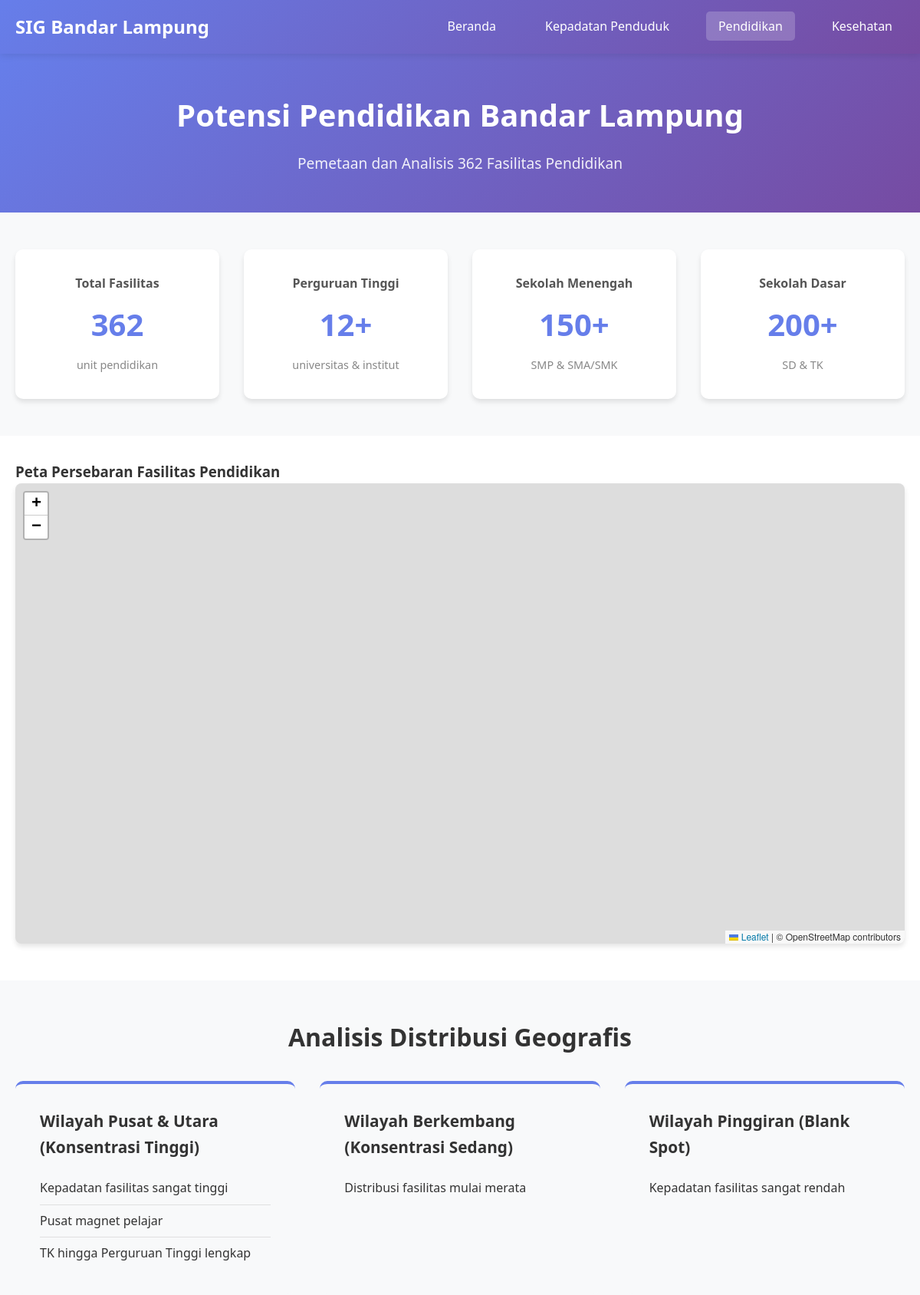
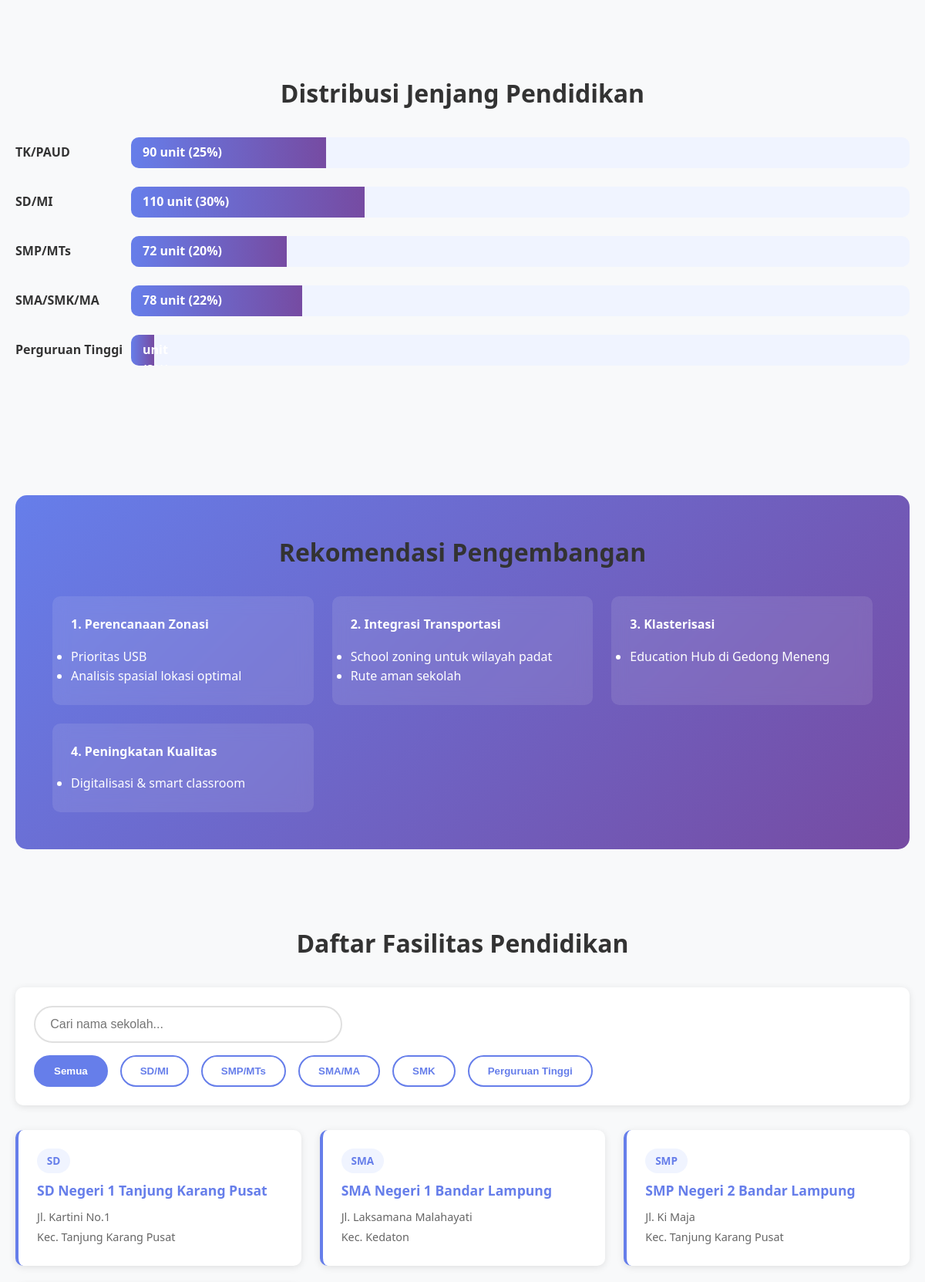
The app's page /pages/pendidikan.php (upper part) with its own data (2 pictures, top to bottom).
### tables this page shows
CREATE TABLE IF NOT EXISTS fasilitas (
    id INT PRIMARY KEY AUTO_INCREMENT,
    nama VARCHAR(200) NOT NULL,
    tipe ENUM('pendidikan','kesehatan','ibadah') NOT NULL,
    kategori VARCHAR(100),
    alamat TEXT,
    kecamatan_id INT,
    latitude DECIMAL(10,8),
    longitude DECIMAL(11,8),
    telepon VARCHAR(20),
    keterangan TEXT,
    geojson TEXT,
    created_at TIMESTAMP DEFAULT CURRENT_TIMESTAMP,
    FOREIGN KEY (kecamatan_id) REFERENCES kecamatan(id) ON DELETE SET NULL,
    INDEX idx_tipe (tipe),
    INDEX idx_kecamatan (kecamatan_id)
);

CREATE TABLE IF NOT EXISTS kecamatan (
    id INT PRIMARY KEY AUTO_INCREMENT,
    nama VARCHAR(100) NOT NULL,
    luas_km2 DECIMAL(10,2),
    jumlah_penduduk INT,
    kepadatan DECIMAL(10,2),
    laki_laki INT,
    perempuan INT,
    rasio_jk DECIMAL(5,2),
    islam INT,
    kristen INT,
    katolik INT,
    hindu INT,
    buddha INT,
    geojson TEXT,
    created_at TIMESTAMP DEFAULT CURRENT_TIMESTAMP,
    updated_at TIMESTAMP DEFAULT CURRENT_TIMESTAMP ON UPDATE CURRENT_TIMESTAMP
);

### config/database.php (called while the page is built, shortened)
<?php
$conn = new mysqli(DB_HOST, DB_USER, DB_PASS, DB_NAME);
$conn->set_charset("utf8mb4");
function query($sql) {
    global $conn;
    $result = $conn->query($sql);
    return $result;
}
function fetchAll($sql) {
    $result = query($sql);
    $data = [];
    while ($row = $result->fetch_assoc()) {
        $data[] = $row;
    }
    return $data;
}
?>

### pages/pendidikan.php (the view, shortened to what this page needs)
<?php
require_once '../config/database.php';
$sql = "SELECT f.*, k.nama as kecamatan_nama
        FROM fasilitas f
        LEFT JOIN kecamatan k ON f.kecamatan_id = k.id
        WHERE f.tipe = 'pendidikan'
        ORDER BY f.nama";
$pendidikan_data = fetchAll($sql);
?>
<!DOCTYPE html>
<html lang="id">
<head>
    <link rel="stylesheet" href="https://unpkg.com/leaflet@1.9.4/dist/leaflet.css" />
    <link rel="stylesheet" href="https://unpkg.com/leaflet.markercluster@1.5.3/dist/MarkerCluster.css" />
    <link rel="stylesheet" href="https://unpkg.com/leaflet.markercluster@1.5.3/dist/MarkerCluster.Default.css" />
    <link rel="stylesheet" href="../assets/css/style.css">
</head>
<body>
<header>
    <nav class="navbar">
        <div class="container">
            <div class="logo">
                <h1>SIG Bandar Lampung</h1>
            </div>
            <ul class="nav-menu">
                <li><a href="../index.php">Beranda</a></li>
                <li><a href="kepadatan.php">Kepadatan Penduduk</a></li>
                <li><a href="pendidikan.php" class="active">Pendidikan</a></li>
                <li><a href="kesehatan.php">Kesehatan</a></li>
            </ul>
        </div>
    </nav>
</header>
<main>
<section class="hero">
    <div class="container">
        <h2>Potensi Pendidikan Bandar Lampung</h2>
        <p>Pemetaan dan Analisis 362 Fasilitas Pendidikan</p>
    </div>
</section>
<section class="statistics">
    <div class="container">
        <div class="stats-grid">
            <div class="stat-card">
                <h4>Total Fasilitas</h4>
                <p class="stat-number">362</p>
                <span>unit pendidikan</span>
            </div>
            <div class="stat-card">
                <h4>Perguruan Tinggi</h4>
                <p class="stat-number">12+</p>
                <span>universitas & institut</span>
            </div>
            <div class="stat-card">
                <h4>Sekolah Menengah</h4>
                <p class="stat-number">150+</p>
                <span>SMP & SMA/SMK</span>
            </div>
            <div class="stat-card">
                <h4>Sekolah Dasar</h4>
                <p class="stat-number">200+</p>
                <span>SD & TK</span>
            </div>
        </div>
    </div>
</section>
<section class="map-section">
    <div class="container">
        <h3>Peta Persebaran Fasilitas Pendidikan</h3>
        <div id="map"></div>
    </div>
</section>
<section class="statistics">
    <div class="container">
        <h3>Analisis Distribusi Geografis</h3>
        <div class="analysis-grid">
            <div class="analysis-card">
                <h4>Wilayah Pusat & Utara (Konsentrasi Tinggi)</h4>
                <ul>
                    <li>Kepadatan fasilitas sangat tinggi</li>
                    <li>Pusat magnet pelajar</li>
                    <li>TK hingga Perguruan Tinggi lengkap</li>
                </ul>
            </div>
            <div class="analysis-card">
                <h4>Wilayah Berkembang (Konsentrasi Sedang)</h4>
                <ul>
                    <li>Distribusi fasilitas mulai merata</li>
                </ul>
            </div>
            <div class="analysis-card">
                <h4>Wilayah Pinggiran (Blank Spot)</h4>
                <ul>
                    <li>Kepadatan fasilitas sangat rendah</li>
                </ul>
            </div>
        </div>
    </div>
</section>
<section class="statistics">
    <div class="container">
        <h3>Distribusi Jenjang Pendidikan</h3>
        <div class="chart-item">
            <div class="chart-label">TK/PAUD</div>
            <div class="chart-bar-container">
                <div class="chart-bar" style="width:25%;">90 unit (25%)</div>
            </div>
        </div>
        <div class="chart-item">
            <div class="chart-label">SD/MI</div>
            <div class="chart-bar-container">
                <div class="chart-bar" style="width:30%;">110 unit (30%)</div>
            </div>
        </div>
        <div class="chart-item">
            <div class="chart-label">SMP/MTs</div>
            <div class="chart-bar-container">
                <div class="chart-bar" style="width:20%;">72 unit (20%)</div>
            </div>
        </div>
        <div class="chart-item">
            <div class="chart-label">SMA/SMK/MA</div>
            <div class="chart-bar-container">
                <div class="chart-bar" style="width:22%;">78 unit (22%)</div>
            </div>
        </div>
        <div class="chart-item">
            <div class="chart-label">Perguruan Tinggi</div>
            <div class="chart-bar-container">
                <div class="chart-bar" style="width:3%;">12 unit (3%)</div>
            </div>
        </div>
    </div>
</section>
<section class="statistics">
    <div class="container">
        <div class="recommendations">
            <h3>Rekomendasi Pengembangan</h3>
            <div class="recommendation-list">
                <div class="recommendation-item">
                    <h4>1. Perencanaan Zonasi</h4>
                    <ul>
                        <li>Prioritas USB</li>
                        <li>Analisis spasial lokasi optimal</li>
                    </ul>
                </div>
                <div class="recommendation-item">
                    <h4>2. Integrasi Transportasi</h4>
                    <ul>
                        <li>School zoning untuk wilayah padat</li>
                        <li>Rute aman sekolah</li>
                    </ul>
                </div>
                <div class="recommendation-item">
                    <h4>3. Klasterisasi</h4>
                    <ul>
                        <li>Education Hub di Gedong Meneng</li>
                    </ul>
                </div>
                <div class="recommendation-item">
                    <h4>4. Peningkatan Kualitas</h4>
                    <ul>
                        <li>Digitalisasi & smart classroom</li>
                    </ul>
                </div>
            </div>
        </div>
    </div>
</section>
<?php if (count($pendidikan_data) > 0): ?>
<section class="statistics">
    <div class="container">
        <h3>Daftar Fasilitas Pendidikan</h3>
        <div class="filter-section">
            <input type="text" class="search-box" id="searchBox" placeholder="Cari nama sekolah...">
            <div class="filter-buttons" style="margin-top:1rem;">
                <button class="filter-btn active" data-filter="all">Semua</button>
                <button class="filter-btn" data-filter="SD">SD/MI</button>
                <button class="filter-btn" data-filter="SMP">SMP/MTs</button>
                <button class="filter-btn" data-filter="SMA">SMA/MA</button>
                <button class="filter-btn" data-filter="SMK">SMK</button>
                <button class="filter-btn" data-filter="Perguruan Tinggi">Perguruan Tinggi</button>
            </div>
        </div>
        <div class="facility-grid" id="facilityGrid">
            <?php foreach ($pendidikan_data as $sekolah): ?>
            <div class="facility-card" data-category="<?= htmlspecialchars($sekolah['kategori']) ?>">
                <span class="category"><?= htmlspecialchars($sekolah['kategori']) ?></span>
                <h4><?= htmlspecialchars($sekolah['nama']) ?></h4>
                <div class="facility-info">
                    <?php if ($sekolah['alamat']): ?>
                    <p><?= htmlspecialchars($sekolah['alamat']) ?></p>
                    <?php endif; ?>
                    <?php if ($sekolah['kecamatan_nama']): ?>
                    <p>Kec. <?= htmlspecialchars($sekolah['kecamatan_nama']) ?></p>
                    <?php endif; ?>
                </div>
            </div>
            <?php endforeach; ?>
        </div>
    </div>
</section>
<?php endif; ?>
</main>
</body>
</html>

### assets/css/style.css (style rules this page uses)
* { margin: 0; padding: 0; box-sizing: border-box; }
body { font-family: 'Segoe UI', Tahoma, Geneva, Verdana, sans-serif; line-height: 1.6; color: #333; background-color: #f4f4f4; }
.container { max-width: 1200px; margin: 0 auto; padding: 0 20px; }
header { background: linear-gradient(135deg, #667eea 0%, #764ba2 100%); color: white; box-shadow: 0 2px 10px rgba(0,0,0,0.1); position: sticky; top: 0; z-index: 1000; }
.navbar { padding: 1rem 0; }
.navbar .container { display: flex; justify-content: space-between; align-items: center; }
.logo h1 { font-size: 1.5rem; font-weight: 600; }
.nav-menu { display: flex; list-style: none; gap: 2rem; }
.nav-menu a { color: white; text-decoration: none; padding: 0.5rem 1rem; border-radius: 5px; transition: background 0.3s; }
.nav-menu a:hover, .nav-menu a.active { background: rgba(255,255,255,0.2); }
.hero { background: linear-gradient(135deg, #667eea 0%, #764ba2 100%); color: white; padding: 3rem 0; text-align: center; }
.hero h2 { font-size: 2.5rem; margin-bottom: 1rem; }
.hero p { font-size: 1.2rem; opacity: 0.9; }
.map-section { padding: 2rem 0; background: white; }
#map { height: 600px; width: 100%; border-radius: 8px; box-shadow: 0 4px 6px rgba(0,0,0,0.1); margin-bottom: 1rem; }
.statistics { padding: 3rem 0; background: #f8f9fa; }
.statistics h3 { text-align: center; font-size: 2rem; margin-bottom: 2rem; color: #333; }
.stats-grid { display: grid; grid-template-columns: repeat(auto-fit, minmax(250px, 1fr)); gap: 2rem; }
.stat-card { background: white; padding: 2rem; border-radius: 10px; text-align: center; box-shadow: 0 4px 6px rgba(0,0,0,0.1); transition: transform 0.3s, box-shadow 0.3s; }
.stat-card h4 { color: #555; margin-bottom: 0.5rem; font-size: 1rem; }
.stat-number { font-size: 2.5rem; font-weight: bold; color: #667eea; margin: 0.5rem 0; }
.stat-card span { color: #888; font-size: 0.9rem; }
.analysis-grid { display: grid; grid-template-columns: repeat(auto-fit, minmax(300px, 1fr)); gap: 2rem; }
.analysis-card { background: #f8f9fa; padding: 2rem; border-radius: 10px; border-top: 4px solid #667eea; }
.analysis-card h4 { margin-bottom: 1rem; font-size: 1.3rem; }
.analysis-card ul { list-style: none; padding-left: 0; }
.analysis-card li { padding: 0.5rem 0; border-bottom: 1px solid #e0e0e0; }
.analysis-card li:last-child { border-bottom: none; }

### records on screen
fasilitas: kategori "SD", nama "SD Negeri 1 Tanjung Karang Pusat", alamat "Jl. Kartini No.1", kecamatan.nama "Tanjung Karang Pusat"
fasilitas: kategori "SMA", nama "SMA Negeri 1 Bandar Lampung", alamat "Jl. Laksamana Malahayati", kecamatan.nama "Kedaton"
fasilitas: kategori "SMP", nama "SMP Negeri 2 Bandar Lampung", alamat "Jl. Ki Maja", kecamatan.nama "Tanjung Karang Pusat"
